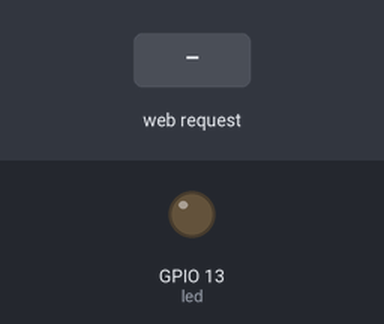
A sketch run on a simulated ESP32. Shown: output pins drawn as LEDs (lit = HIGH). Inputs (shaded band) come from the test bench. WiFi joins after 1.5 s; servers stay silent unless stated; what the sketch prints to the serial monitor is not drawn.

Above: at 2.7 s.
2.8 s: HTTP request GET /H received
At 3.6 s:
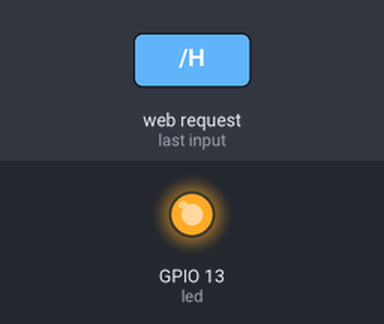
4.3 s: HTTP request GET / received
At 4.7 s:
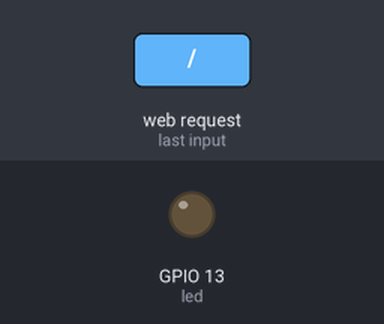
Timing chart, 0 to 7.3 s (numbered marks = the images above; inputs shaded):
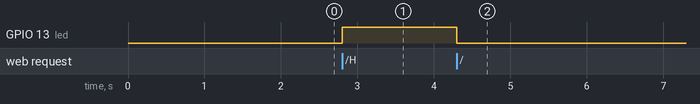

Measured:
- after the input at 2.8 s, GPIO 13 (led): LOW → HIGH at once
- after the input at 4.3 s, GPIO 13 (led): HIGH → LOW at once

The sketch:

iotwk7.ino
```cpp
#include <WiFi.h>
#include <WiFiClient.h>
#include <WebServer.h>
#include <ESPmDNS.h>

const char* ssid = "IOT_LAB";
const char* password = "password";

WebServer server(80);
const int led = 13;

String website;

void buildWeb(){
  website += "<html>";
  website += "<head>\n";
  website += "<meta charset='UTF-8'/>\n";
  website += "<meta name=\"viewport\" content=\"width=device-width, initial-scale=1.0\">\n";
  website += "<title>Remote Control LED</title>\n";
  website += "<style>";
  website += "html{background-color:#E1E1E1;}";
  website += ".title{text-align:center;color:#77BB34;text-shadow:0px 3px 5px #000; margin-bottom: 50px;}";
  website += "a{display:block;text-decoration:none;background-color:#FFFFFF;radius:3px; ";
  website += "width:150px;text-align:center;margin:0 auto;margin-bottom:30px;font-size:2em;box-shadow: 0px 3px 6px #000;}";
  website += ".btn1{color:#659700;}";
  website += ".btn2{color:#A8A8A8;}";
  website += "</style>";
  website += "</head>\n";
  website += "<body>";
  website += "<h1 class=\"title\">Remote LED Control</h1>";
  website += "<a class=\"btn1\" href=\"/H\">ON</a>";
  website += "<a class=\"btn2\" href=\"/L\">OFF</a>";
  website += "</body></html>";
  }


void handleRoot() {
  digitalWrite(led, 1);
  server.send(200, "text/html", website);
  digitalWrite(led, 0);
}

void handleNotFound() {
  digitalWrite(led, 1);
  String message = "File Not Found\n\n";
  message += "URI: ";
  message += server.uri();
  message += "\nMethod: ";
  message += (server.method() == HTTP_GET) ? "GET" : "POST";
  message += "\nArguments: ";
  message += server.args();
  message += "\n";
  for (uint8_t i = 0; i < server.args(); i++) {
    message += " " + server.argName(i) + ": " + server.arg(i) + "\n";
  }
  server.send(404, "text/plain", message);
  digitalWrite(led, 0);
}

void setup(void) {
  pinMode(led, OUTPUT);
  digitalWrite(led, 0);
  Serial.begin(115200);
  buildWeb();
  WiFi.mode(WIFI_STA);
  WiFi.begin(ssid, password);
  Serial.println("");
  // Wait for connection
  while (WiFi.status() != WL_CONNECTED) {
    delay(500);
    Serial.print(".");
  }
  Serial.println("");
  Serial.print("Connected to ");
  Serial.println(ssid);
  Serial.print("IP address: ");
  Serial.println(WiFi.localIP());

  if (MDNS.begin("esp32")) {
    Serial.println("MDNS responder started");
  }


  server.on("/", handleRoot);
  server.on("/H", ledon);
  server.on("/L", ledoff);

  server.on("/inline", []() {
    server.send(200, "text/plain", "this works as well");
  });

  server.onNotFound(handleNotFound);

  server.begin();
  Serial.println("HTTP server started");
}

void ledon(){
    digitalWrite(led,HIGH);
  }
void ledoff(){
    digitalWrite(led,LOW);
  }

void loop(void) {
  server.handleClient();

}
```
